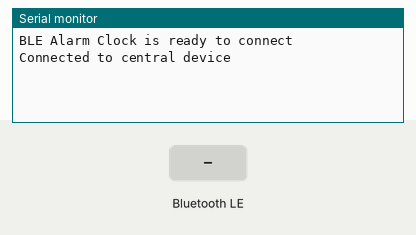
Recording of a sketch running on a simulated Arduino Uno, built with avr-gcc and run on an emulated ATmega328P. Parts: the last lines printed to the serial monitor. Inputs (shaded band) come from the test bench. Nothing arrives over Bluetooth unless stated; a phone connects over Bluetooth LE 3 s after start.

Above: at 3.9 s.
4.0 s: Bluetooth LE write "ADD:" received
At 4.8 s:
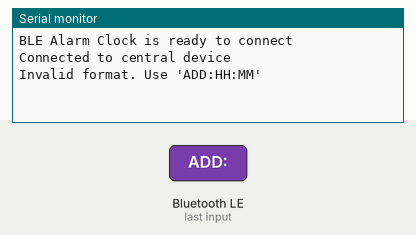
5.5 s: Bluetooth LE write "REMOVE:" received
At 6.4 s:
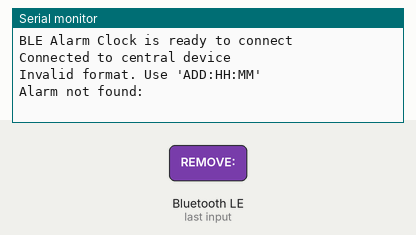
7.0 s: Bluetooth LE write "LIST" received
At 8.0 s:
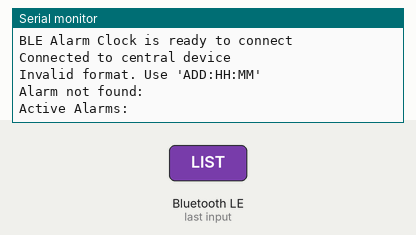
8.5 s: Bluetooth LE write "5" received
At 9.6 s:
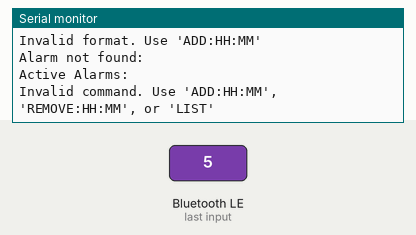

The sketch:

AlarmSetting.ino
```cpp
#include <ArduinoBLE.h>

// const int motorPin = 5; // Motor control pin
const int maxAlarms = 5;  // Maximum number of alarms
String alarmTimes[maxAlarms]; // Array to store alarm times
bool alarmSet[maxAlarms] = {false}; // Flags to check if each alarm is set

// Variables for software clock
unsigned long previousMillis = 0;
int currentHour = 0;
int currentMinute = 0;

// BLE Service and Characteristic UUIDs
BLEService alarmService("180A");
BLEStringCharacteristic alarmTimeCharacteristic("2A56", BLERead | BLEWrite, 50); // Increased size for multiple alarms

void setup() {
  Serial.begin(115200);
  // pinMode(motorPin, OUTPUT);
  // digitalWrite(motorPin, LOW);

  // Initialize BLE
  if (!BLE.begin()) {
    Serial.println("Starting BLE failed!");
    while (1);
  }

  BLE.setLocalName("ESP32_AlarmClock");
  BLE.setAdvertisedService(alarmService);

  // Add characteristic to the service
  alarmService.addCharacteristic(alarmTimeCharacteristic);
  BLE.addService(alarmService);

  // Start advertising the BLE service
  BLE.advertise();
  Serial.println("BLE Alarm Clock is ready to connect");
}

void loop() {
  // Listen for BLE connection
  BLEDevice central = BLE.central();

  // If a central device is connected
  if (central) {
    Serial.println("Connected to central device");

    while (central.connected()) {
      // Check if the characteristic was written
      if (alarmTimeCharacteristic.written()) {
        String input = alarmTimeCharacteristic.value();
        input.trim();

        if (input.startsWith("ADD:")) {
          String newAlarm = input.substring(4);
          if (isValidTimeFormat(newAlarm)) {
            if (addAlarm(newAlarm)) {
              Serial.println("Added alarm: " + newAlarm);
            }
          } else {
            Serial.println("Invalid format. Use 'ADD:HH:MM'");
          }
        } else if (input.startsWith("REMOVE:")) {
          String alarmToRemove = input.substring(7);
          if (removeAlarm(alarmToRemove)) {
            Serial.println("Removed alarm: " + alarmToRemove);
          } else {
            Serial.println("Alarm not found: " + alarmToRemove);
          }
        } else if (input == "LIST") {
          listAlarms();
        } else {
          Serial.println("Invalid command. Use 'ADD:HH:MM', 'REMOVE:HH:MM', or 'LIST'");
        }
      }

      updateAlarmCharacteristic();

      // Update software clock every 60 seconds
      if (millis() - previousMillis >= 60000) {
        previousMillis = millis();
        incrementTime();
        Serial.println("Current Time: " + getCurrentTimeString());
      }

      // Check if any alarms should trigger
      checkAlarms();

      delay(100); // Small delay to prevent CPU overload
    }

    Serial.println("Disconnected from central device");
  }
}

// Function to add a new alarm
bool addAlarm(String newAlarmTime) {
  for (int i = 0; i < maxAlarms; i++) {
    if (!alarmSet[i]) {
      alarmTimes[i] = newAlarmTime;
      alarmSet[i] = true;
      return true;
    }
  }
  Serial.println("No space for new alarms!");
  return false;
}

// Function to remove an alarm
bool removeAlarm(String alarmToRemove) {
  for (int i = 0; i < maxAlarms; i++) {
    if (alarmSet[i] && alarmTimes[i] == alarmToRemove) {
      alarmTimes[i] = "";
      alarmSet[i] = false;
      return true;
    }
  }
  return false; // Alarm not found
}

// Function to list all active alarms
void listAlarms() {
  Serial.println("Active Alarms:");
  for (int i = 0; i < maxAlarms; i++) {
    if (alarmSet[i]) {
      Serial.println("- " + alarmTimes[i]);
    }
  }
}

// Function to check all alarms against the current time
void checkAlarms() {
  String currentTime = getCurrentTimeString();
  for (int i = 0; i < maxAlarms; i++) {
    if (alarmSet[i] && alarmTimes[i] == currentTime) {
      Serial.println("Alarm triggered: " + alarmTimes[i]);
      // activateMotor();
      alarmSet[i] = false; // Reset the alarm after activation
    }
  }
}

// Function to increment the software clock time
void incrementTime() {
  currentMinute++;
  if (currentMinute >= 60) {
    currentMinute = 0;
    currentHour++;
  }
  if (currentHour >= 24) {
    currentHour = 0;
  }
}

void updateAlarmCharacteristic() {
  String alarmList = "Alarms: ";
  bool hasAlarms = false;

  for (int i = 0; i < maxAlarms; i++) {
    if (alarmSet[i]) {
      if (hasAlarms) {
        alarmList += ", "; // Add separator for multiple alarms
      }
      alarmList += alarmTimes[i];
      hasAlarms = true;
    }
  }

  if (!hasAlarms) {
    alarmList += "None";
  }

  // Update the BLE characteristic value
  alarmTimeCharacteristic.writeValue(alarmList);
}


// Function to activate the motor
// void activateMotor() {
  // Serial.println("Alarm Activated! Wake up!");

//  digitalWrite(motorPin, HIGH); // Turn on the motor
//  delay(5000);                  // Keep the motor on for 5 seconds
//  digitalWrite(motorPin, LOW);  // Turn off the motor
// }

// Function to get the current time as a string in HH:MM format
String getCurrentTimeString() {
  String hourStr = (currentHour < 10) ? "0" + String(currentHour) : String(currentHour);
  String minuteStr = (currentMinute < 10) ? "0" + String(currentMinute) : String(currentMinute);
  return hourStr + ":" + minuteStr;
}

// Function to validate HH:MM time format
bool isValidTimeFormat(String timeStr) {
  if (timeStr.length() != 5 || timeStr.charAt(2) != ':') return false;

  String hours = timeStr.substring(0, 2);
  String minutes = timeStr.substring(3, 5);

  int hour = hours.toInt();
  int minute = minutes.toInt();

  return (hour >= 0 && hour <= 23) && (minute >= 0 && minute <= 59);
}
```

Measured:
- after the input at 4.0 s, the serial monitor: prints a new line at once (image 1)
- after the input at 5.5 s, the serial monitor: prints a new line at once (image 2)
- after the input at 7.0 s, the serial monitor: prints a new line at once (image 3)
- after the input at 8.5 s, the serial monitor: prints a new line after 0.05 s (image 4)
